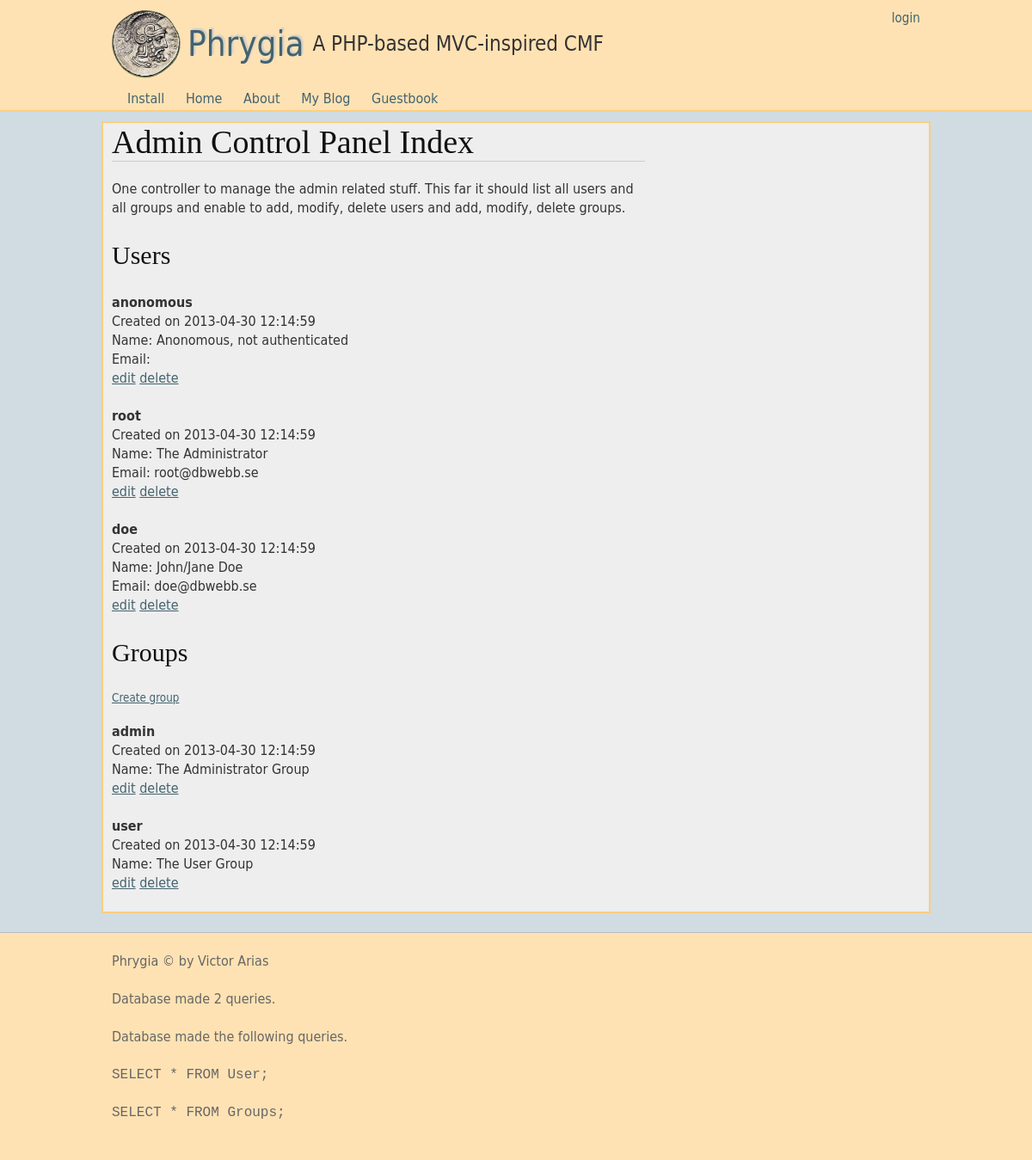
/acp, run on an earlier commit of the app's database.
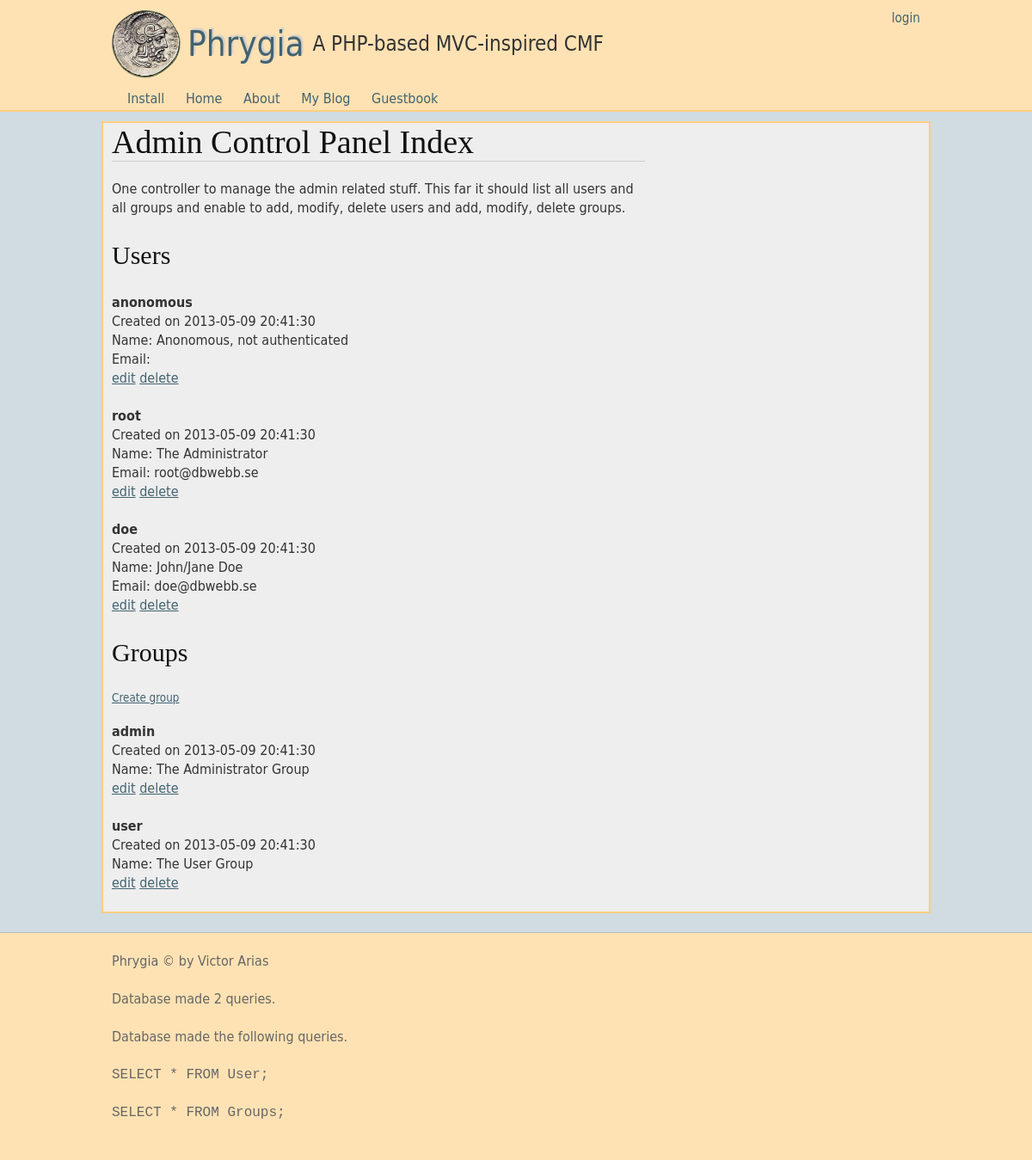
And on a later commit of the database.
### tables this page shows
CREATE TABLE User (id INTEGER PRIMARY KEY, acronym TEXT KEY, name TEXT, email TEXT, algorithm TEXT, salt TEXT, password TEXT, created DATETIME default (datetime('now')), updated DATETIME default NULL);

CREATE TABLE Groups (id INTEGER PRIMARY KEY, acronym TEXT KEY, name TEXT, created DATETIME default (datetime('now')), updated DATETIME default NULL);

### themes/functions.php (called while the page is built, shortened)
<?php
function render_views($region='default') {
  return CPhrygia::Instance()->views->Render($region);
}
function create_url($urlOrController=null, $method=null, $arguments=null) {
  return CPhrygia::Instance()->CreateUrl($urlOrController, $method, $arguments);
}
function esc($str) {
  return htmlEnt($str);
}

### index.php (called while the page is built, shortened)
<?php
require(PHRYGIA_INSTALL_PATH.'/src/CPhrygia/bootstrap.php');
$phr = CPhrygia::Instance();
$phr->FrontControllerRoute();
$phr->ThemeEngineRender();

### src/CMDatabase/CMDatabase.php (called while the page is built, shortened)
<?php
class CMDatabase {
  private $db = null;
  public function __construct($dsn, $username = null, $password = null, $driver_options = null) {
    $this->db = new PDO($dsn, $username, $password, $driver_options);
    $this->db->SetAttribute(PDO::ATTR_ERRMODE, PDO::ERRMODE_EXCEPTION);
  }
  public function ExecuteSelectQueryAndFetchAll($query, $params=array()){
    $this->stmt = $this->db->prepare($query);
    $this->stmt->execute($params);
    return $this->stmt->fetchAll(PDO::FETCH_ASSOC);
  }
}

### src/CMUser/CMUser.php (called while the page is built, shortened)
<?php
class CMUser extends CObject implements IHasSQL, ArrayAccess, IModule {
  public static function SQL($key=null) {
    $queries = array(
      'drop table user' => "DROP TABLE IF EXISTS User;",
      'drop table group' => "DROP TABLE IF EXISTS Groups;",
      'drop table user2group' => "DROP TABLE IF EXISTS User2Groups;",
      'create table user' => "CREATE TABLE IF NOT EXISTS User (id INTEGER PRIMARY KEY, acronym TEXT KEY, name TEXT, email TEXT, algorithm TEXT, salt TEXT, password TEXT, created DATETIME default (datetime('now')), updated DATETIME default NULL);",
      'create table group' => "CREATE TABLE IF NOT EXISTS Groups (id INTEGER PRIMARY KEY, acronym TEXT KEY, name TEXT, created DATETIME default (datetime('now')), updated DATETIME default NULL);",
      'create table user2group' => "CREATE TABLE IF NOT EXISTS User2Groups (idUser INTEGER, idGroups INTEGER, created DATETIME default (datetime('now')), PRIMARY KEY(idUser, idGroups));",
      'insert into user' => 'INSERT INTO User (acronym,name,email,algorithm,salt,password) VALUES (?,?,?,?,?,?);',
      'insert into group' => 'INSERT INTO Groups (acronym,name) VALUES (?,?);',
      'insert into user2group' => 'INSERT INTO User2Groups (idUser,idGroups) VALUES (?,?);',
      'check user password' => 'SELECT * FROM User WHERE (acronym=? OR email=?);',
      'get group memberships' => 'SELECT * FROM Groups AS g INNER JOIN User2Groups AS ug ON g.id=ug.idGroups WHERE ug.idUser=?;',
      'get group content' => 'SELECT * FROM User AS u INNER JOIN User2Groups AS ug ON u.id=ug.idUser WHERE ug.idGroups=?;',
      'update profile' => "UPDATE User SET name=?, email=?, updated=datetime('now') WHERE id=?;",
      'update group' => "UPDATE Groups SET name=?, updated=datetime('now') WHERE id=?;",
      'update password' => "UPDATE User SET algorithm=?, salt=?, password=?, updated=datetime('now') WHERE id=?;",
      'select users' => 'SELECT * FROM User;',
      'select groups' => 'SELECT * FROM Groups;',
      'delete from user'  => 'DELETE FROM User WHERE id=?;',
     );
    return $queries[$key];
  }
  public function ListAllUsers($args=null) {
    try {
        return $this->db->ExecuteSelectQueryAndFetchAll(self::SQL('select users', $args));
    } catch(Exception $e) {
      echo $e;
      return null;
    }
  }
  public function ListAllGroups($args=null) {
    try {
        return $this->db->ExecuteSelectQueryAndFetchAll(self::SQL('select groups', $args));
    } catch(Exception $e) {
      echo $e;
      return null;
    }
  }
}

### src/CCAdminControlPanel/CCAdminControlPanel.php (called while the page is built, shortened)
<?php
class CCAdminControlPanel extends CObject implements IController {
  public function Index() {
  	  $this->views->SetTitle('ACP: Admin Control Panel');
  	  $this->views ->AddInclude(__DIR__ . '/index.tpl.php', array(
                  'users' => $this->user->ListAllUsers(array('order-by'=>'name', 'order-order'=>'DESC')),
                  'groups' => $this->user->ListAllGroups(array('order-by'=>'name', 'order-order'=>'DESC')),
                ));
  }
}

### src/CPhrygia/bootstrap.php (called while the page is built, shortened)
<?php
function autoload($aClassName) {
  $classFile = "/src/{$aClassName}/{$aClassName}.php";
   $file1 = PHRYGIA_SITE_PATH . $classFile;
   $file2 = PHRYGIA_INSTALL_PATH . $classFile;
}
function htmlent($str, $flags = ENT_COMPAT) {
  return htmlentities($str, $flags, CPhrygia::Instance()->config['character_encoding']);
}

### src/CRequest/CRequest.php (called while the page is built, shortened)
<?php
class CRequest {
   public function __construct($urlType=0) {
    $this->cleanUrl       = $urlType= 1 ? true : false;
  }
  public function Init($baseUrl = null, $routing=null) {
    $scriptName = $_SERVER['SCRIPT_NAME'];
    $currentUrl = $this->GetCurrentUrl();
    $parts        = parse_url($currentUrl);
    $baseUrl       = !empty($baseUrl) ? $baseUrl : "{$parts['scheme']}://{$parts['host']}" . (isset($parts['port']) ? ":{$parts['port']}" : '') . rtrim(dirname($scriptName), '/');
    $this->base_url      = rtrim($baseUrl, '/') . '/';
  }
  public function GetCurrentUrl() {
    $url = "http";
    $url .= (@$_SERVER["HTTPS"] == "on") ? 's' : '';
    $url .= "://";
    $serverPort = ($_SERVER["SERVER_PORT"] == "80") ? '' :
    (($_SERVER["SERVER_PORT"] == 443 && @$_SERVER["HTTPS"] == "on") ? '' : ":{$_SERVER['SERVER_PORT']}");
    $url .= $_SERVER["SERVER_NAME"] . $serverPort . htmlspecialchars($_SERVER["REQUEST_URI"]);
    return $url;
  }
public function CreateUrl($url=null, $method=null, $arguments=null) {
if(!empty($url) && (strpos($url, '://') || $url[0] == '/')) {
return $url;
}
    $prepend = $this->base_url;
    $url = trim($url, '/');
    $method = empty($method) ? null : '/' . trim($method, '/');
    $arguments = empty($arguments) ? null : '/' . trim($arguments, '/');
    return $prepend . rtrim("$url$method$arguments", '/');
  }
}

### src/CCAdminControlPanel/index.tpl.php (the view, shortened to what the rows shown need)
<h1>Admin Control Panel Index</h1>
<p>One controller to manage the admin related stuff. This far it should list all users and all groups
and enable to add, modify, delete users and add, modify, delete groups.</p>
<h2>Users</h2>
<?php if($users != null):?>
  <?php foreach($users as $val):?>
   <p><strong> <?=esc($val['acronym'])?></strong>
   <br />
    Created on <?=$val['created']?>
    <br />
    Name:  <?=$val['name']?>
    Email: <?=$val['email']?>
    <a href='<?=create_url("acp/edituser/{$val['acronym']}")?>'>edit</a>
    <a href='<?=create_url("acp/dodelete/{$val['acronym']}")?>'>delete</a></p>
  <?php endforeach; ?>
<?php else:?>
  <p>No users exists.</p>
<?php endif;?>
<h2>Groups</h2>
<p class='smaller-text silent'><a href='<?=create_url("acp/creategroup/")?>'>Create group</a></p>
<?php if($groups != null):?>
  <?php foreach($groups as $val):?>
   <p> <strong><?=esc($val['acronym'])?></strong>
   <br />
    Created on <?=$val['created']?>
    <br />
    Name: <?=$val['name']?>
    <a href='<?=create_url("acp/editgroup/{$val['acronym']}")?>'>edit</a>
    <a href='<?=create_url("acp/dodeletegroup/{$val['acronym']}")?>'>delete</a></p>
  <?php endforeach; ?>
<?php else:?>
  <p>No groups exists.</p>
<?php endif;?>

### src/CViewContainer/CViewContainer.php (shortened to what the rows shown need)
<?php
class CViewContainer {
   private $views = array();
  public function AddInclude($file, $variables=array(), $region='default') {
    $this->views[$region][] = array('type' => 'include', 'file' => $file, 'variables' => $variables);
    return $this;
  }
  public function Render($region='default') {
    if(!isset($this->views[$region])) return;
    foreach($this->views[$region] as $view) {
      switch($view['type']) {
        case 'include': if(isset($view['variables'])) extract($view['variables']); include($view['file']); break;
        case 'string':  if(isset($view['variables'])) extract($view['variables']); echo $view['string']; break;
      }
    }
  }
  public function AddString($string, $variables=array(), $region='default') {
    $this->views[$region][] = array('type' => 'string', 'string' => $string, 'variables' => $variables);
    return $this;
  }
}

What changed in the data, as far as the page shows it:
changed user "anonomous": created "2013-04-30 12:14:59" → "2013-05-09 20:41:30"
changed user "root": created "2013-04-30 12:14:59" → "2013-05-09 20:41:30"
changed user "doe": created "2013-04-30 12:14:59" → "2013-05-09 20:41:30"
changed groups "admin": created "2013-04-30 12:14:59" → "2013-05-09 20:41:30"
changed groups "user": created "2013-04-30 12:14:59" → "2013-05-09 20:41:30"
